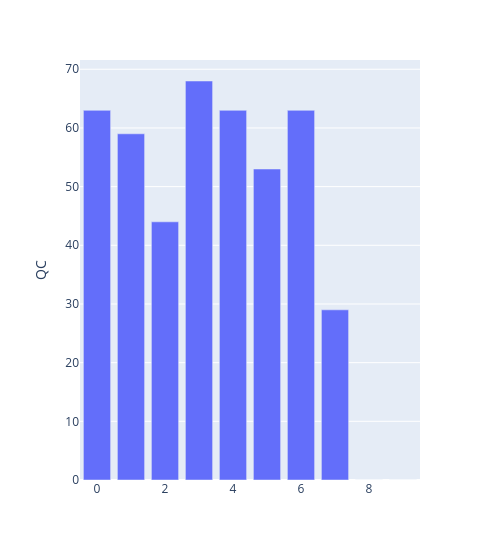

The notebook cell saved with this chart:
### Code cell
px.bar(traces.groupby(level='frame').sum(), y='QC', width=500)

### Figure 1 — Plotly figure (JSON) as saved in the notebook; plotly's stock layout.template omitted (floating-point values rounded to 4 significant figures)
{"data": [{"alignmentgroup": "True", "hoverlabel": {"namelength": 0}, "hovertemplate": "QC=%{y}", "legendgroup": "", "marker": {"color": "#636efa"}, "name": "", "offsetgroup": "", "orientation": "v", "showlegend": false, "textposition": "auto", "type": "bar", "xaxis": "x", "y": [63, 59, 44, 68, 63, 53, 63, 29, 0, 0], "yaxis": "y"}], "layout": {"barmode": "relative", "legend": {"tracegroupgap": 0}, "margin": {"t": 60}, "width": 500, "xaxis": {"anchor": "y", "domain": [0, 1]}, "yaxis": {"anchor": "x", "domain": [0, 1], "title": {"text": "QC"}}}}
